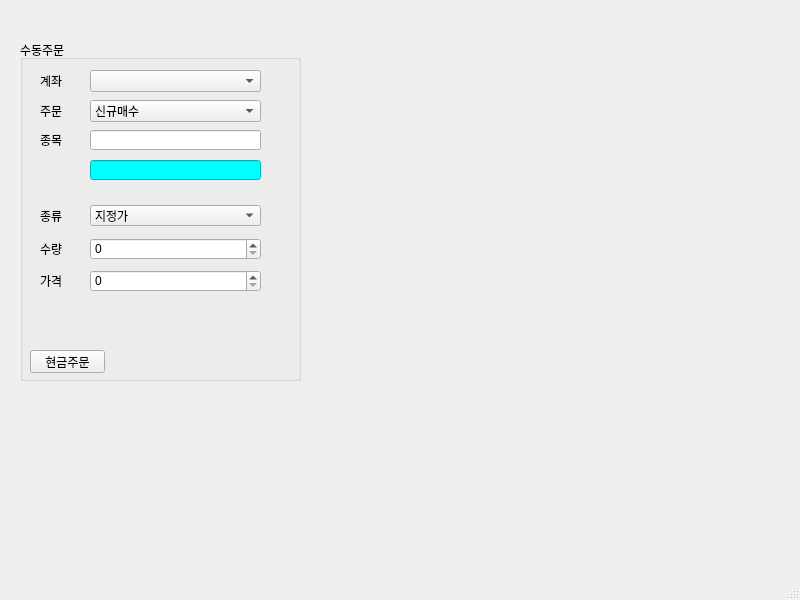
<?xml version="1.0" encoding="UTF-8"?>
<ui version="4.0">
 <class>Danta</class>
 <widget class="QMainWindow" name="Danta">
  <property name="geometry">
   <rect>
    <x>0</x>
    <y>0</y>
    <width>800</width>
    <height>600</height>
   </rect>
  </property>
  <property name="windowTitle">
   <string>단타쟁이 v0.1</string>
  </property>
  <property name="windowIcon">
   <iconset>
    <normaloff>danta.png</normaloff>danta.png</iconset>
  </property>
  <widget class="QWidget" name="centralwidget">
   <widget class="QGroupBox" name="groupBox">
    <property name="geometry">
     <rect>
      <x>20</x>
      <y>40</y>
      <width>281</width>
      <height>341</height>
     </rect>
    </property>
    <property name="title">
     <string>수동주문</string>
    </property>
    <widget class="QLabel" name="label_account">
     <property name="geometry">
      <rect>
       <x>20</x>
       <y>35</y>
       <width>56</width>
       <height>12</height>
      </rect>
     </property>
     <property name="text">
      <string>계좌</string>
     </property>
    </widget>
    <widget class="QLabel" name="label_quantity">
     <property name="geometry">
      <rect>
       <x>20</x>
       <y>203</y>
       <width>56</width>
       <height>12</height>
      </rect>
     </property>
     <property name="text">
      <string>수량</string>
     </property>
    </widget>
    <widget class="QLabel" name="label_price">
     <property name="geometry">
      <rect>
       <x>20</x>
       <y>235</y>
       <width>56</width>
       <height>12</height>
      </rect>
     </property>
     <property name="text">
      <string>가격</string>
     </property>
    </widget>
    <widget class="QLabel" name="label_kinds">
     <property name="geometry">
      <rect>
       <x>20</x>
       <y>170</y>
       <width>56</width>
       <height>12</height>
      </rect>
     </property>
     <property name="text">
      <string>종류</string>
     </property>
    </widget>
    <widget class="QLabel" name="label_order">
     <property name="geometry">
      <rect>
       <x>20</x>
       <y>65</y>
       <width>56</width>
       <height>12</height>
      </rect>
     </property>
     <property name="text">
      <string>주문</string>
     </property>
    </widget>
    <widget class="QLabel" name="label_event">
     <property name="geometry">
      <rect>
       <x>20</x>
       <y>94</y>
       <width>56</width>
       <height>12</height>
      </rect>
     </property>
     <property name="text">
      <string>종목</string>
     </property>
    </widget>
    <widget class="QComboBox" name="comboBox_account">
     <property name="geometry">
      <rect>
       <x>70</x>
       <y>30</y>
       <width>171</width>
       <height>22</height>
      </rect>
     </property>
    </widget>
    <widget class="QComboBox" name="comboBox_order">
     <property name="geometry">
      <rect>
       <x>70</x>
       <y>60</y>
       <width>171</width>
       <height>22</height>
      </rect>
     </property>
     <item>
      <property name="text">
       <string>신규매수</string>
      </property>
     </item>
     <item>
      <property name="text">
       <string>신규매도</string>
      </property>
     </item>
     <item>
      <property name="text">
       <string>매수취소</string>
      </property>
     </item>
     <item>
      <property name="text">
       <string>매도취소</string>
      </property>
     </item>
    </widget>
    <widget class="QComboBox" name="comboBox_kinds">
     <property name="geometry">
      <rect>
       <x>70</x>
       <y>165</y>
       <width>171</width>
       <height>21</height>
      </rect>
     </property>
     <item>
      <property name="text">
       <string>지정가</string>
      </property>
     </item>
     <item>
      <property name="text">
       <string>시장가</string>
      </property>
     </item>
    </widget>
    <widget class="QLineEdit" name="lineEdit_event">
     <property name="geometry">
      <rect>
       <x>70</x>
       <y>90</y>
       <width>171</width>
       <height>20</height>
      </rect>
     </property>
    </widget>
    <widget class="QLineEdit" name="lineEdit_event_name">
     <property name="geometry">
      <rect>
       <x>70</x>
       <y>120</y>
       <width>171</width>
       <height>20</height>
      </rect>
     </property>
     <property name="styleSheet">
      <string notr="true">background-color: rgb(0, 255, 255);</string>
     </property>
    </widget>
    <widget class="QSpinBox" name="spinBox_quantity">
     <property name="geometry">
      <rect>
       <x>70</x>
       <y>198</y>
       <width>171</width>
       <height>22</height>
      </rect>
     </property>
     <property name="maximum">
      <number>1000000</number>
     </property>
     <property name="singleStep">
      <number>1</number>
     </property>
    </widget>
    <widget class="QSpinBox" name="spinBox_price">
     <property name="geometry">
      <rect>
       <x>70</x>
       <y>230</y>
       <width>171</width>
       <height>22</height>
      </rect>
     </property>
     <property name="maximum">
      <number>10000000</number>
     </property>
    </widget>
    <widget class="QPushButton" name="pushButton">
     <property name="geometry">
      <rect>
       <x>10</x>
       <y>310</y>
       <width>75</width>
       <height>23</height>
      </rect>
     </property>
     <property name="text">
      <string>현금주문</string>
     </property>
    </widget>
   </widget>
  </widget>
  <widget class="QMenuBar" name="menubar">
   <property name="geometry">
    <rect>
     <x>0</x>
     <y>0</y>
     <width>800</width>
     <height>25</height>
    </rect>
   </property>
  </widget>
  <widget class="QStatusBar" name="statusbar"/>
 </widget>
 <resources/>
 <connections/>
</ui>
